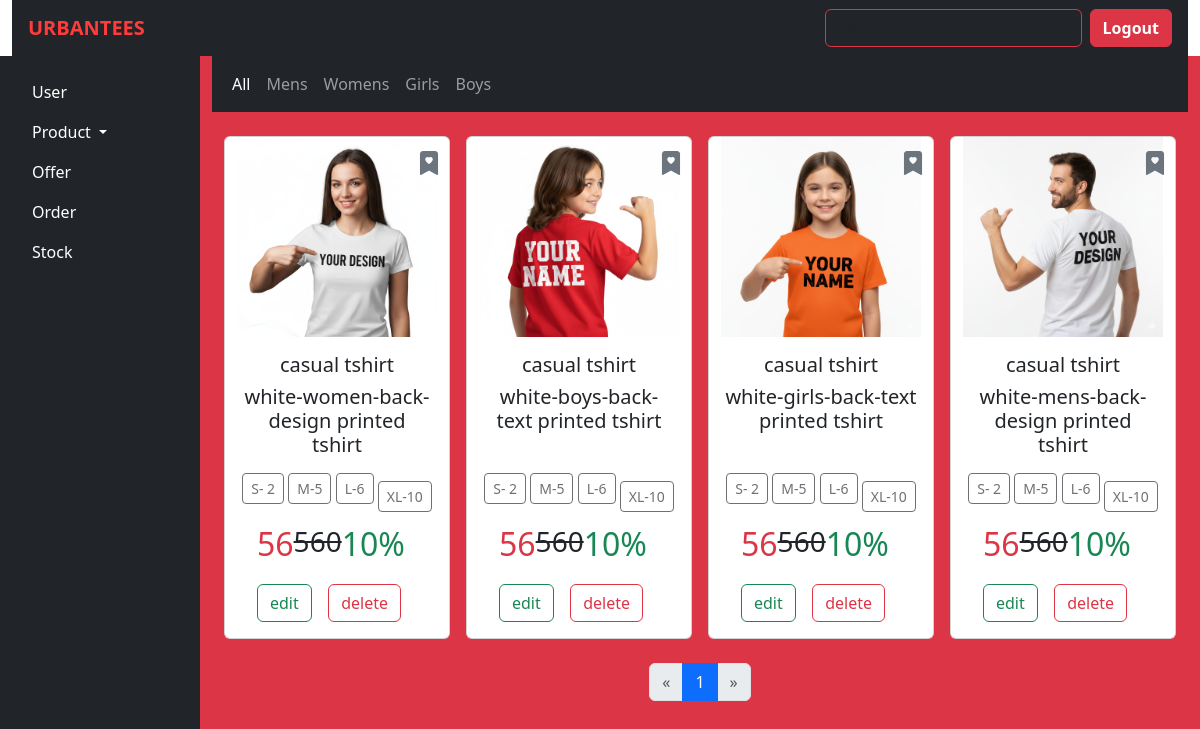
The app's page /admin_view_product, older data.
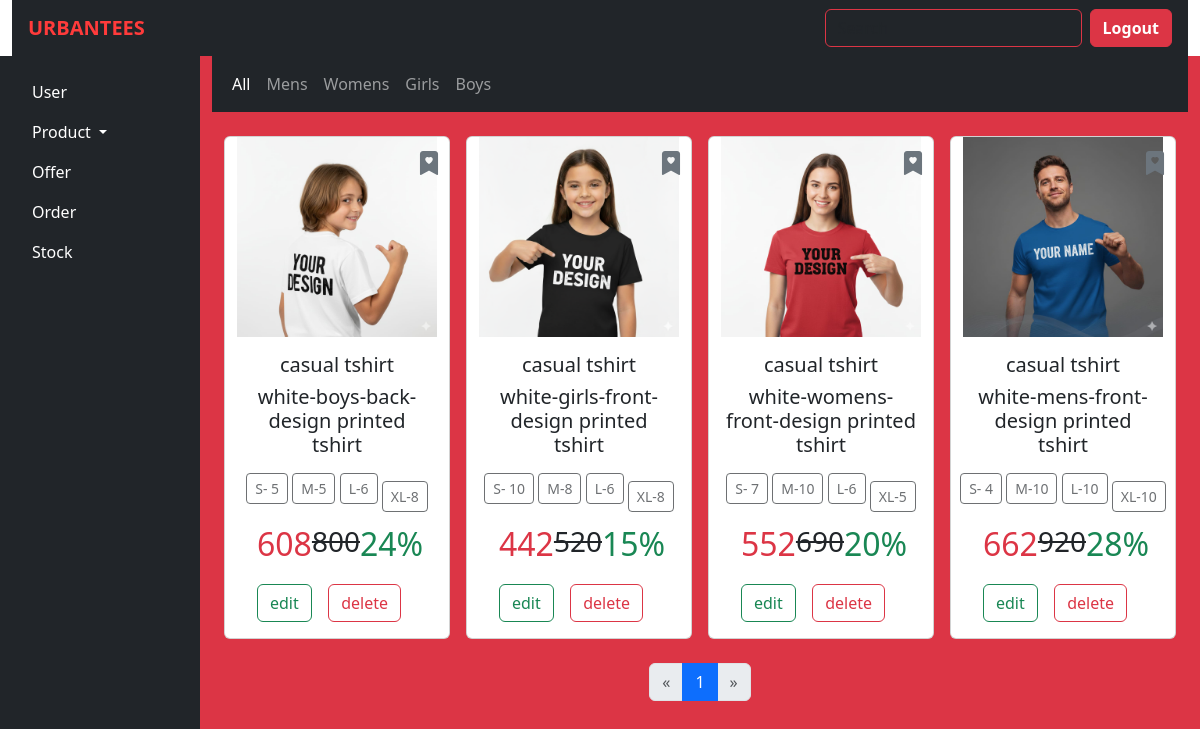
The same page, newer data.
### urban_tees_app/models.py (models this page shows, shortened)
class Product(models.Model):
    CATEGORY_CHOICES = [
        ('mens', 'Mens'),
        ('womens', 'Womens'),
        ('girls', 'Girls'),
        ('boys', 'Boys'),
    ]
    item_image1 = models.CharField(max_length=255)
    item_image2 = models.CharField(max_length=255)
    item_image3 = models.CharField(max_length=255)
    item_image4 = models.CharField(max_length=255)
    item_name = models.CharField(max_length=255)
    item_description = models.CharField(max_length=255)
    new_price = models.IntegerField()
    old_price = models.IntegerField()
    offer = models.IntegerField()
    category = models.CharField(max_length=10, choices=CATEGORY_CHOICES)
    small_size=models.IntegerField()
    medium_size=models.IntegerField()
    large_size=models.IntegerField()
    extralarge_size=models.IntegerField()

### urban_tees_app/views.py (the view)
# urls.py: path('admin_view_product',views.admin_view_product,name='admin_view_product'),
def admin_view_product(request):
    item_details = Product.objects.all()
    paginator = Paginator(item_details,4)
    page_number = request.GET.get('page')
    page_obj = paginator.get_page(page_number)
    return render(request, 'admin_view_product.html', {'item':item_details,'page_obj': page_obj})

### urban_tees_app/templates/admin_view_product.html
{% extends 'admin_layout.html' %}
{% load static %}
{% block content %}
<div class="col bg-danger text-white">
    <nav class="navbar navbar-expand-lg navbar-dark bg-dark mb-4 justify-content-evenly">
        <div class="container">
            <div class="collapse navbar-collapse">
                <ul class="navbar-nav me-auto  mb-lg-0">
                    <li class="nav-item">
                        <a class="nav-link {% if not selected_category %}active{% endif %}"
                            href="{% url 'user_products' %}">All</a>
                    </li>
                    <li class="nav-item">
                        <a class="nav-link {% if selected_category == 'mens' %}active{% endif %}"
                            href="{% url 'user_category_products' 'mens' %}">Mens
                        </a>
                    </li>
                    <li class="nav-item">
                        <a class="nav-link {% if selected_category == 'womens' %}active{% endif %}"
                            href="{% url 'user_category_products' 'womens' %}">Womens
                        </a>
                    </li>
                    <li class="nav-item">
                        <a class="nav-link {% if selected_category == 'girls' %}active{% endif %}"
                            href="{% url 'user_category_products' 'girls' %}">Girls</a>
                    </li>
                    <li class="nav-item">
                        <a class="nav-link {% if selected_category == 'boys' %}active{% endif %}"
                            href="{% url 'user_category_products' 'boys' %}">Boys</a>
                    </li>
                </ul>
            </div>
        </div>
    </nav>
    <div class="grid text-center container-fluid" style="--bs-columns: 3;">
        <div class="row g-3">
            {% for pro in page_obj %}
            <div class="col-12 col-sm-6 col-md-4 col-lg-3 d-flex">
                <div class="card w-100 position-relative">
                    <button class="btn position-absolute top-0 end-0 m-2 p-0 bookmark-btn"
                        style="background: none; border: none;">
                        <i class="bi bi-bookmark-heart-fill fs-4 text-secondary"></i>
                    </button>
                    <a href="{% url 'admin_singleproduct_view' pro.id %}">
                        <img src="{% static pro.item_image1 %}" class="card-img-top" alt="{{ pro.item_name }}"
                            style="height: auto; max-height: 200px; object-fit: contain;">
                    </a>
                    <div class="card-body">
                        <h5 class="card-title">{{ pro.item_name }}</h5>
                        <h5 class="card-text">{{ pro.item_description }}</h5>
                    </div>
                    <div>
                        <p class="card-text btn btn-outline-dark btn-sm disabled">S- {{ pro.small_size }}</p>
                        <p class="card-text btn btn-outline-dark btn-sm disabled">M-{{ pro.medium_size }}</p>
                        <p class="card-text btn btn-outline-dark btn-sm disabled">L-{{ pro.large_size }}</p>
                        <p class="card-text btn btn-outline-dark btn-sm disabled">XL-{{ pro.extralarge_size }}</p>
                    </div>
                    <ul class="d-flex justify-content-between me-5">
                        <li class="list-group-item text-danger fs-2">{{ pro.new_price }}</li>
                        <li class="list-group-item fs-3"><del>{{ pro.old_price }}</del></li>
                        <li class="list-group-item text-success fs-2">{{ pro.offer }}%</li>
                    </ul>
                    <ul class=" d-flex justify-content-between me-5">
                        <a class="btn btn-outline-success" href="{% url 'admin_edit' pro.id  %}">edit</a>
                        <a class="btn btn-outline-danger" href="{% url 'admin_delete_product' pro.id %}">delete</a>
                    </ul>
                </div>
            </div>
            {% empty %}
            <p>No products found.</p>
            {% endfor %}
        </div>
        <div class="grid text-center container-fluid mt-4">
            <nav aria-label="Page navigation">
                <ul class="pagination justify-content-center">
                    {% if page_obj.has_previous %}
                    <li class="page-item">
                        <a class="page-link" href="?page={{ page_obj.previous_page_number }}" aria-label="Previous">
                            <span aria-hidden="true">&laquo;</span>
                        </a>
                    </li>
                    {% else %}
                    <li class="page-item disabled"><span class="page-link">&laquo;</span></li>
                    {% endif %}
                    {% for num in page_obj.paginator.page_range %}
                    {% if page_obj.number == num %}
                    <li class="page-item active"><span class="page-link">{{ num }}</span></li>
                    {% else %}
                    <li class="page-item"><a class="page-link" href="?page={{ num }}">{{ num }}</a></li>
                    {% endif %}
                    {% endfor %}
                    {% if page_obj.has_next %}
                    <li class="page-item">
                        <a class="page-link" href="?page={{ page_obj.next_page_number }}" aria-label="Next">
                            <span aria-hidden="true">&raquo;</span>
                        </a>
                    </li>
                    {% else %}
                    <li class="page-item disabled"><span class="page-link">&raquo;</span></li>
                    {% endif %}
                </ul>
            </nav>
        </div>
    </div>
</div>
{% endblock %}

### urban_tees_app/templates/admin_layout.html (shortened to what this page needs)
<!DOCTYPE html>
<html lang="en">
<head>
    <link href="https://cdn.jsdelivr.net/npm/bootstrap@5.3.3/dist/css/bootstrap.min.css" rel="stylesheet">
    <link href="https://cdn.jsdelivr.net/npm/bootstrap-icons@1.10.5/font/bootstrap-icons.css" rel="stylesheet">
    <link href="https://cdnjs.cloudflare.com/ajax/libs/toastr.js/latest/toastr.min.css" rel="stylesheet" />
</head>
<body>
    <div class="container-fluid" style="height: 100vh;">
        <div class="row">
            <div class="col">
                <nav class="navbar navbar-dark bg-dark px-3">
                    <a class="navbar-brand fw-bold text-uppercase" style="color: #ff3b3b;">
                        UrbanTees
                    </a>
                    <form class="d-flex" role="search">
                        <input class="form-control me-2 bg-dark text-white border-danger" type="search"
                               placeholder="Search" aria-label="Search">
                        <a class="btn btn-danger fw-semibold" href="{% url 'logout' %}">
                            Logout
                        </a>
                    </form>
                </nav>
            </div>
        </div>
        <div class="row" style="height: calc(100vh - 56px);">
            <div class="col-2 bg-dark text-white p-3 h-100">
                <ul class="nav flex-column">
                    <li class="nav-item">
                        <a class="nav-link text-white" href="{% url 'admin_userslist' %}">User</a>
                    </li>
                    <li class="nav-item dropdown">
                        <a class="nav-link dropdown-toggle text-white" href="#" role="button" data-bs-toggle="dropdown">
                            Product
                        </a>
                    </li>
                    <li class="nav-item">
                        <a class="nav-link text-white" href="#">Offer</a>
                    </li>
                    <li class="nav-item">
                        <a class="nav-link text-white" href="{% url 'admin_orderlist' %}">Order</a>
                    </li>
                    <li class="nav-item">
                        <a class="nav-link text-white" href="{% url 'admin_stocklist' %}">Stock</a>
                    </li>
                </ul>
            </div>
            {% block content %}
            {% endblock %}
        </div>
    </div>
</body>
</html>

Row changes from the older to the newer data that the page shows:
removed Product: item_image1 (picture), item_name "casual tshirt", item_description "white-women-back-design printed tshirt", small_size "2", medium_size "5", large_size "6", extralarge_size "10", new_price "56", old_price "560", offer "10"
removed Product: item_image1 (picture), item_name "casual tshirt", item_description "white-boys-back-text printed tshirt", small_size "2", medium_size "5", large_size "6", extralarge_size "10", new_price "56", old_price "560", offer "10"
removed Product: item_image1 (picture), item_name "casual tshirt", item_description "white-girls-back-text printed tshirt", small_size "2", medium_size "5", large_size "6", extralarge_size "10", new_price "56", old_price "560", offer "10"
removed Product: item_image1 (picture), item_name "casual tshirt", item_description "white-mens-back-design printed tshirt", small_size "2", medium_size "5", large_size "6", extralarge_size "10", new_price "56", old_price "560", offer "10"
added Product: item_image1 (picture), item_name "casual tshirt", item_description "white-boys-back-design printed tshirt", small_size "5", medium_size "5", large_size "6", extralarge_size "8", new_price "608", old_price "800", offer "24"
added Product: item_image1 (picture), item_name "casual tshirt", item_description "white-girls-front-design printed tshirt", small_size "10", medium_size "8", large_size "6", extralarge_size "8", new_price "442", old_price "520", offer "15"
added Product: item_image1 (picture), item_name "casual tshirt", item_description "white-womens-front-design printed tshirt", small_size "7", medium_size "10", large_size "6", extralarge_size "5", new_price "552", old_price "690", offer "20"
added Product: item_image1 (picture), item_name "casual tshirt", item_description "white-mens-front-design printed tshirt", small_size "4", medium_size "10", large_size "10", extralarge_size "10", new_price "662", old_price "920", offer "28"
